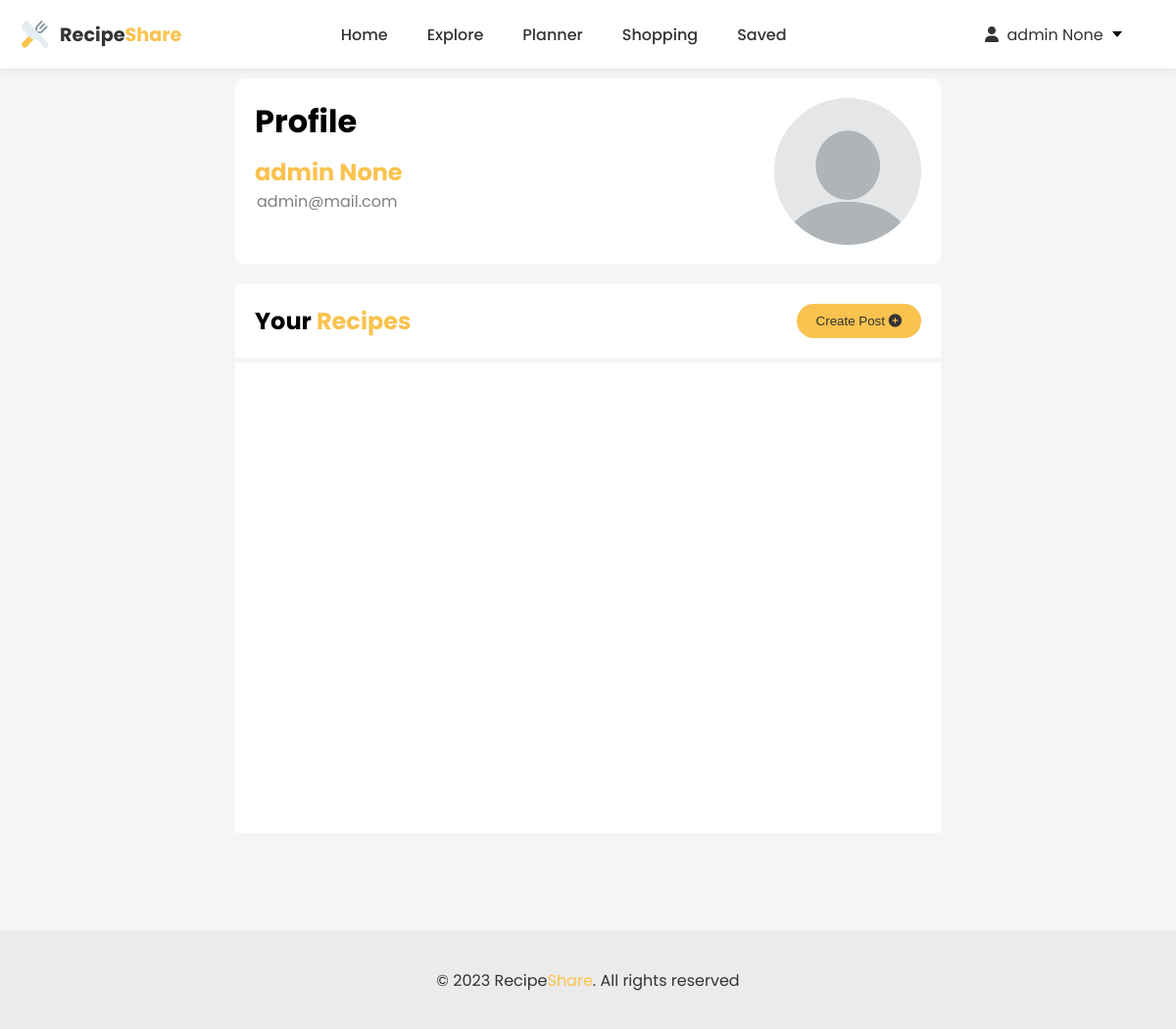
Screenshot of /profile_page/ (signed in) with the database file from the repository.
### Users/models.py (models this page shows, shortened)
class CustomUser(AbstractBaseUser, PermissionsMixin):
    first_name = models.CharField(max_length=255,null=True, blank=True)
    last_name = models.CharField(max_length=255,null=True, blank=True)
    email = models.EmailField(unique=True)
    is_active = models.BooleanField(default=True)
    is_staff = models.BooleanField(default=False)
    objects = CustomUserManager()
    USERNAME_FIELD = 'email' # this is identifed as the unique identifier for the user
    REQUIRED_FIELDS = [] # this is the required field for the user

### main/views.py (the view)
# urls.py: path('profile_page/',views.profile_page,name='profile_page'),
def profile_page(request):
    if request.user.is_authenticated:
        return render(request, 'profile_page.html')

### main/templates/profile_page.html (shortened to what this page needs)
<!DOCTYPE html>
<html lang="en">
  {% load static %}
  <head>
    <link
      rel="stylesheet"
      href="https://cdnjs.cloudflare.com/ajax/libs/font-awesome/6.0.0-beta3/css/all.min.css"
    />
  </head>
  <body>
    <header>
      <div class="logo">
          <img src="{% static 'images/logo.png' %}" alt="logo" height="32px" width="32px" />&nbsp;Recipe<span
              style="color: #fac24e">Share</span>
      </div>
      <div class="menu">
        <a href="{% url 'home' %}">Home</a>
        <a href=" {% url 'explore' %}">Explore</a>
        <a href="{% url 'planner' %}">Planner</a>
        <a href="{% url 'shopping' %}">Shopping</a>
        <a href="{% url 'saved' %}">Saved</a>
      </div>
      <div class="dropdown">
        <div class="select">
            <span class="selected"><i class="fa-solid fa-user"></i>&nbsp;&nbsp;{{ user.first_name }} {{user.last_name }}&nbsp;</span>
            <div class="caret"></div>
        </div>
    </div>
  </header>
    <div class="profile-container">
      <div class="profile-details">
        <h1>Profile</h1>
        <h2>{{user.first_name}} {{user.last_name}}</h2>
        <p style="color: gray">{{user.email}}</p>
      </div>
      <div class="profile-pic">
        <img  src="{%static 'images/profile.png'%}" alt="Profile Picture" />
      </div>
    </div>
    <div class="your-posts-container">
      <div class="heading">
        <h2>Your <span style="color: #fac24e">Recipes</span></h2>
        <a href="{% url 'create_post' %}"><button class="create">Create Post&nbsp;<i class="fa-solid fa-circle-plus"></i></button></a>
      </div>
    </div>
    <div class="posts">
    </div>
    <footer>
      <p>&copy; 2023 Recipe<span style="color: #fac24e">Share</span>. All rights reserved</p>
  </footer>
  </body>
</html>

### main/templates/profile_page.html (style rules this page uses)
html { scroll-behavior: smooth; }
* { margin: 0; padding: 0; box-sizing: border-box; user-select: none; }
body { font-family: "Poppins", sans-serif; background-color: #f5f5f5; }
header { display: flex; justify-content: space-between; align-items: center; padding: 10px 20px; height: 70px; background-color: #fff; box-shadow: 0 0 10px rgba(0, 0, 0, 0.1); position: fixed; width: 100%; top: 0; left: 0; z-index: 100; }
.logo { display: flex; align-items: center; font-weight: 700; font-size: 1.2rem; color: #333; }
.logo img { margin-right: 5px; }
.menu { display: flex; justify-content: space-between; align-items: center; }
.menu a { margin: 0 20px; text-decoration: none; color: #333; font-weight: 500; font-size: 1rem; transition: all ease 0.3s; }
.dropdown { min-width: 6em; position: relative; margin: 2em; }
.dropdown * { box-sizing: border-box; }
.select { font-family: 'Poppins', sans-serif; background: white; color:#333; min-width: 6.5%; display: flex; align-items: center; border: none; border-radius: 5px; padding: 0.5em; cursor: pointer; position: relative; }
.caret { color : #333; width: 0; height: 0; border-left: 5px solid transparent; border-right: 5px solid transparent; border-top: 6px solid black; transform: translateX(50%); right: 10px; }
.profile-container { background-color: #fff; border-radius: 10px; padding: 20px; width: 60%; margin: 0 auto; margin-top: 80px; display: flex; }
.profile-details { flex: 1; padding-right: 20px; }
.profile-details h2 { font-size: 24px; color: #fac24e; margin-top: 10px; }
.profile-details p { margin-left: 2px; }
.profile-pic { width: 150px; height: 150px; border-radius: 50%; background-color: #ddd; display: inline-block; overflow: hidden; }
.profile-pic img { max-width: 100%; height: auto; }
.your-posts-container { background-color: #fff; padding: 20px; width: 60%; margin: 20px auto; margin-bottom: 0px; }
.your-posts-container .heading { display: flex; align-items: center; justify-content: space-between; }
.create { padding: 10px 20px; background-color: #fac24e; color: #333; border-radius: 20px; cursor: pointer; border: none; outline: none; }
.posts { display: flex; justify-content: left; flex-wrap: wrap; width: 60%; background-color: #fff; margin: 0 auto; margin-top: 5px; min-height: 60vh; padding:2.5px; }
footer { width: 100%; height: 100px; background-color: rgb(235, 235, 235); color: #333; display: flex; flex-direction: column; align-items: center; justify-content: center; margin-top: 100px; }

### rows the page displays
CustomUser: first_name "admin", last_name "None", email "admin@mail.com"
